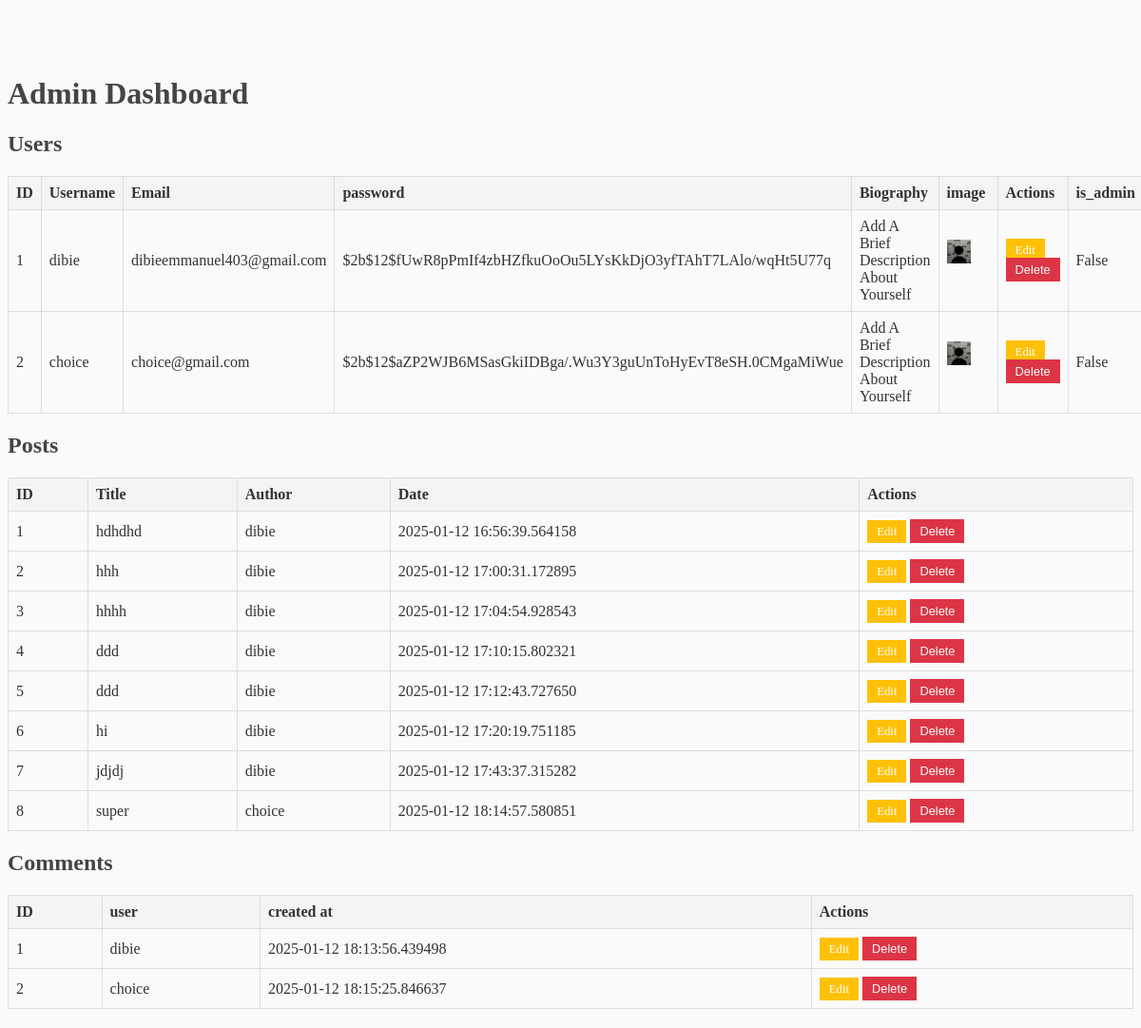
The app's page /admin (signed in), older data.
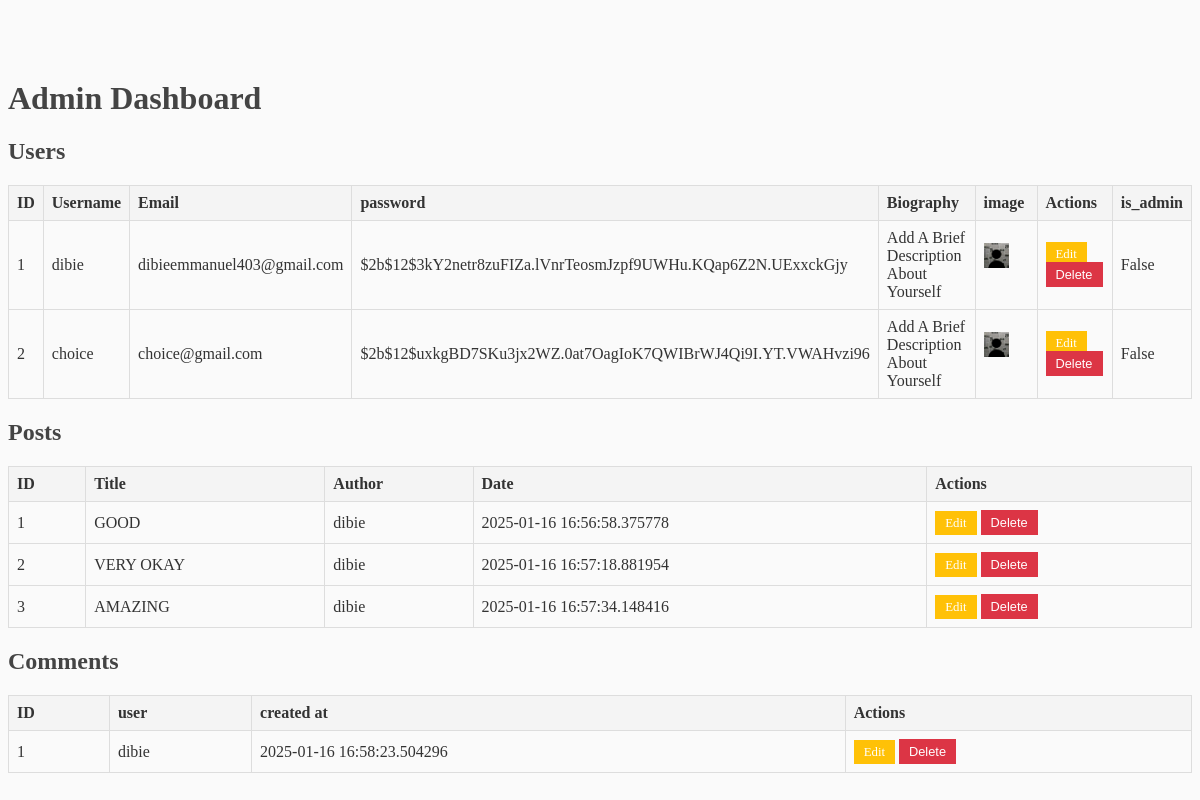
The same page, newer data.
### flaskblog/models.py (models this page shows, shortened)
class User(db.Model, UserMixin):
    id = db.Column(db.Integer, primary_key=True)
    username = db.Column(db.String(20), nullable=False, unique=True)
    email = db.Column(db.String(120), nullable=False, unique=True)
    image_file = db.Column(db.String(20), nullable=False, default='default.jpg')
    password = db.Column(db.String(60), nullable=False)
    posts = db.relationship('Post', backref='author', lazy=True)
    is_admin = db.Column(db.Boolean, nullable=False,default=False)
    Biography= db.Column(db.Text, nullable=False,default='Add A Brief Description About Yourself')

class Post(db.Model):
    id = db.Column(db.Integer, primary_key=True)
    title = db.Column(db.String(100), nullable=False)
    content = db.Column(db.Text, nullable=False)
    date = db.Column(db.DateTime, nullable=False, default=datetime.utcnow)
    user_id = db.Column(db.Integer, db.ForeignKey('user.id'), nullable=False)
    is_admin = db.Column(db.Boolean, nullable=False,default=False)
    image = db.Column(db.String(20), nullable=True)

class Comment(db.Model):
    id = db.Column(db.Integer, primary_key=True)
    content = db.Column(db.String(500), nullable=False)
    user_id = db.Column(db.Integer, db.ForeignKey('user.id'), nullable=False)
    post_id = db.Column(db.Integer, db.ForeignKey('post.id'), nullable=False)
    created_at = db.Column(db.DateTime, default=datetime.utcnow)
    user = db.relationship('User', backref=db.backref('comments', lazy=True))
    post = db.relationship('Post', backref=db.backref('comments', lazy='dynamic'))

### flaskblog/routes.py (the view)
@app.route('/admin', methods=['GET', 'POST'])
@login_required
def admin_page():
    posts = Post.query.all()  # Fetch all posts
    users = User.query.all()  # Fetch all users
    comments=Comment.query.all()
    if current_user.email != 'dibieemmanuel403@gmail.com':  # Ensure the user is an admin
        flash("You are not authorized to access this page.", "danger")
        return redirect(url_for('home'))  # Redirect unauthorized users to home
    return render_template('admin.html', users=users, posts=posts,comments=comments)

### flaskblog/models.py (called while the page is built)
@login_manager.user_loader
def load_user(user_id):
    return User.query.get(int(user_id))

### flaskblog/templates/Admin.html (shortened to what this page needs)
<!DOCTYPE html>
<html lang="en">
<head>
    <link rel="stylesheet" href="{{ url_for('static', filename='main.css') }}">
</head>
<body>
    <div class="container">
        <h1 class="text-center text-primary">Admin Dashboard</h1>
        <h2 class="mt-5">Users</h2>
        <table class="table table-bordered">
            <thead>
                <tr>
                    <th>ID</th>
                    <th>Username</th>
                    <th>Email</th>
                    <th>password</th>
                    <th>Biography</th>
                    <th>image</th>
                    <th>Actions</th>
                    <th>is_admin</th>
                </tr>
            </thead>
            <tbody>
                {% for user in users %}
                <tr>
                    <td>{{ user.id }}</td>
                    <td>{{ user.username }}</td>
                    <td>{{ user.email }}</td>
                    <td>{{ user.password }}</td>
                    <td>{{ user.Biography }}</td>
                    <td><img class="rounded-circle border account-img2 border-primary"
                     src="{{ url_for('static', filename='profile_pics/' + user.image_file) }}"> </td>
                    <td>
                        <a href="{{ url_for('edit_user', user_id=user.id) }}" class="btn11 btn-warning btn-sm">Edit</a>
                        <form action="{{ url_for('delete_user', user_id=user.id) }}" method="POST" style="display:inline;">
                            <button type="submit" class="btn11 btn-danger btn-sm">Delete</button>
                        </form>
                    </td>
                    <td>{{ user.is_admin }}</td>
                </tr>
                {% endfor %}
            </tbody>
        </table>
        <h2 class="mt-5">Posts</h2>
        <table class="table table-bordered">
            <thead>
                <tr>
                    <th>ID</th>
                    <th>Title</th>
                    <th>Author</th>
                    <th>Date</th>
                    <th>Actions</th>
                </tr>
            </thead>
            <tbody>
                {% for post in posts %}
                <tr>
                    <td>{{ post.id }}</td>
                    <td>{{ post.title }}</td>
                    <td>{{ post.author.username }}</td>
                    <td>{{ post.date }}</td>
                    <td>
                        <a href="{{ url_for('edit_post', post_id=post.id) }}" class="btn11 btn-warning btn-sm">Edit</a>
                        <form action="{{ url_for('delete_post', post_id=post.id) }}" method="POST" style="display:inline;">
                            <button type="submit" class="btn11 btn-danger btn-sm">Delete</button>
                        </form>
                    </td>
                </tr>
                {% endfor %}
            </tbody>
        </table>
        <h2 class="mt-5">Comments</h2>
        <table class="table table-bordered">
            <thead>
                <tr>
                    <th>ID</th>
                    <th>user</th>
                    <th>created at</th>
                    <th>Actions</th>
                </tr>
            </thead>
            <tbody>
                {% for comment in comments %}
                <tr>
                    <td>{{ comment.id }}</td>
                    <td>{{ comment.user.username }}</td>
                    <td>{{ comment.created_at }}</td>
                    <td>
                        <a class="btn11 btn-warning btn-sm">Edit</a>
                        <form action="{{ url_for('delete_comment_admin', comment_id=comment.id) }}" method="POST" style="display:inline;">
                            <button type="submit" class="btn11 btn-danger btn-sm">Delete</button>
                        </form>
                    </td>
                </tr>
               {% endfor %}
            </tbody>
        </table>
    </div>
</body>
</html>

### flaskblog/static/main.css (style rules this page uses)
body { background: #fafafa; color: #333333; margin-top: 5rem; }
h1, h2, h3, h4, h5, h6 { color: #444444; }
.account-img2 { height: 25px; width: 25px; margin-right: 20px; margin-bottom: 16px; }
.table { width: 100%; margin-bottom: 20px; border-collapse: collapse; }
.table th, .table td { border: 1px solid #ddd; padding: 8px; text-align: left; }
.table th { background-color: #f4f4f4; }
.btn11 { text-decoration: none; padding: 5px 10px; color: #fff; border: none; cursor: pointer; }
.btn-warning { background-color: #ffc107; }
.btn-danger { background-color: #dc3545; }
.btn-sm { font-size: 0.8rem; }

Row changes from the older to the newer data that the page shows:
removed Post: id "4", title "ddd", author.username "dibie", date "2025-01-12 17:10:15.802321"
removed Post: id "5", title "ddd", author.username "dibie", date "2025-01-12 17:12:43.727650"
removed Post: id "6", title "hi", author.username "dibie", date "2025-01-12 17:20:19.751185"
removed Post: id "7", title "jdjdj", author.username "dibie", date "2025-01-12 17:43:37.315282"
removed Post: id "8", title "super", author.username "choice", date "2025-01-12 18:14:57.580851"
removed Comment: id "2", user.username "choice", created_at "2025-01-12 18:15:25.846637"
changed User "dibie": password "$2b$12$fUwR8pPmIf4zbHZfkuOoOu5LYsKkDjO3yfTAhT7LAlo/wqHt5U77q" → "$2b$12$3kY2netr8zuFIZa.lVnrTeosmJzpf9UWHu.KQap6Z2N.UExxckGjy"
changed User "choice": password "$2b$12$aZP2WJB6MSasGkiIDBga/.Wu3Y3guUnToHyEvT8eSH.0CMgaMiWue" → "$2b$12$uxkgBD7SKu3jx2WZ.0at7OagIoK7QWIBrWJ4Qi9I.YT.VWAHvzi96"
changed Post id 1: title "hdhdhd" → "GOOD"; date "2025-01-12 16:56:39.564158" → "2025-01-16 16:56:58.375778"
changed Post id 2: title "hhh" → "VERY OKAY"; date "2025-01-12 17:00:31.172895" → "2025-01-16 16:57:18.881954"
changed Post id 3: title "hhhh" → "AMAZING"; date "2025-01-12 17:04:54.928543" → "2025-01-16 16:57:34.148416"
changed Comment "dibie": created_at "2025-01-12 18:13:56.439498" → "2025-01-16 16:58:23.504296"
